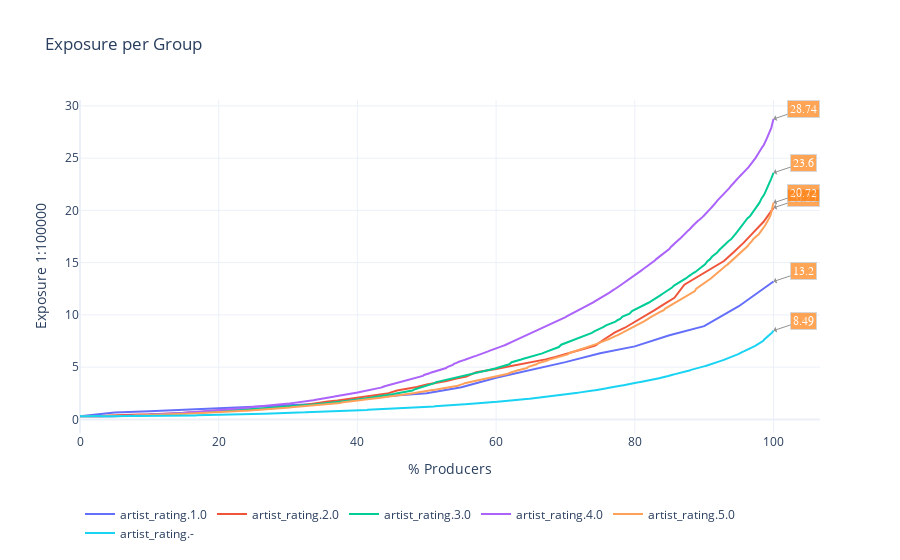

Notebook cell for this chart:
### Code cell
fair_column = 'artist_rating'
ex = recsys_fair.exposure(fair_column)

ex.show(kind='per_group', column=fair_column)

### Figure 1 — Plotly figure (JSON) as saved in the notebook; plotly's stock layout.template omitted (floating-point values rounded to 4 significant figures; data arrays with more than 128 entries replaced by an {"elided": "..."} marker saying what was removed)
{"data": [{"name": "artist_rating.1.0", "type": "scatter", "x": [0, 5, 10, 15, 20, 25, 30, 35, 40, 45, 50, 55, 60, 65, 70, 75, 80, 85, 90, 95, 100], "y": [0.2907, 0.6484, 0.7876, 0.9389, 1.109, 1.226, 1.359, 1.502, 1.886, 2.253, 2.509, 3.076, 3.987, 4.732, 5.48, 6.331, 6.988, 8.049, 8.923, 10.83, 13.2]}, {"name": "artist_rating.2.0", "type": "scatter", "x": [0, 1.429, 2.857, 4.286, 5.714, 7.143, 8.571, 10, 11.43, 12.86, 14.29, 15.71, 17.14, 18.57, 20, 21.43, 22.86, 24.29, 25.71, 27.14, 28.57, 30, 31.43, 32.86, 34.29, 35.71, 37.14, 38.57, 40, 41.43, 42.86, 44.29, 45.71, 47.14, 48.57, 50, 51.43, 52.86, 54.29, 55.71, 57.14, 58.57, 60, 61.43, 62.86, 64.29, 65.71, 67.14, 68.57, 70, 71.43, 72.86, 74.29, 75.71, 77.14, 78.57, 80, 81.43, 82.86, 84.29, 85.71, 87.14, 88.57, 90, 91.43, 92.86, 94.29, 95.71, 97.14, 98.57, 100], "y": [0.3168, 0.3038, 0.2994, 0.3695, 0.4204, 0.4489, 0.4739, 0.4871, 0.5049, 0.5439, 0.5975, 0.6481, 0.6669, 0.8033, 0.8293, 0.8522, 0.8948, 0.9328, 0.9723, 1.045, 1.107, 1.177, 1.295, 1.428, 1.601, 1.709, 1.808, 1.931, 2.053, 2.181, 2.311, 2.469, 2.763, 2.909, 3.104, 3.334, 3.489, 3.677, 3.915, 4.105, 4.519, 4.651, 4.828, 5.012, 5.198, 5.352, 5.51, 5.744, 5.982, 6.22, 6.516, 6.79, 7.069, 7.718, 8.318, 8.77, 9.33, 9.83, 10.46, 11.06, 11.64, 12.89, 13.45, 14.06, 14.63, 15.15, 16.01, 16.91, 17.92, 18.91, 20.25]}, {"name": "artist_rating.3.0", "type": "scatter", "x": {"elided": "295 float values"}, "y": {"elided": "295 float values"}}, {"name": "artist_rating.4.0", "type": "scatter", "x": {"elided": "628 float values"}, "y": {"elided": "628 float values"}}, {"name": "artist_rating.5.0", "type": "scatter", "x": {"elided": "513 float values"}, "y": {"elided": "513 float values"}}, {"name": "artist_rating.-", "type": "scatter", "x": {"elided": "951 float values"}, "y": {"elided": "951 float values"}}], "layout": {"annotations": [{"align": "center", "arrowcolor": "#636363", "arrowhead": 1, "arrowsize": 1, "arrowwidth": 1, "ax": 30, "ay": -10, "bgcolor": "#ff7f0e", "bordercolor": "#c7c7c7", "borderpad": 2, "borderwidth": 1, "font": {"color": "#ffffff", "family": "Courier New, monospace", "size": 12}, "opacity": 0.7, "showarrow": true, "text": "13.2", "x": 100, "xref": "x", "y": 13.2, "yref": "y"}, {"align": "center", "arrowcolor": "#636363", "arrowhead": 1, "arrowsize": 1, "arrowwidth": 1, "ax": 30, "ay": -10, "bgcolor": "#ff7f0e", "bordercolor": "#c7c7c7", "borderpad": 2, "borderwidth": 1, "font": {"color": "#ffffff", "family": "Courier New, monospace", "size": 12}, "opacity": 0.7, "showarrow": true, "text": "20.25", "x": 100, "xref": "x", "y": 20.25, "yref": "y"}, {"align": "center", "arrowcolor": "#636363", "arrowhead": 1, "arrowsize": 1, "arrowwidth": 1, "ax": 30, "ay": -10, "bgcolor": "#ff7f0e", "bordercolor": "#c7c7c7", "borderpad": 2, "borderwidth": 1, "font": {"color": "#ffffff", "family": "Courier New, monospace", "size": 12}, "opacity": 0.7, "showarrow": true, "text": "23.6", "x": 100, "xref": "x", "y": 23.6, "yref": "y"}, {"align": "center", "arrowcolor": "#636363", "arrowhead": 1, "arrowsize": 1, "arrowwidth": 1, "ax": 30, "ay": -10, "bgcolor": "#ff7f0e", "bordercolor": "#c7c7c7", "borderpad": 2, "borderwidth": 1, "font": {"color": "#ffffff", "family": "Courier New, monospace", "size": 12}, "opacity": 0.7, "showarrow": true, "text": "28.74", "x": 100, "xref": "x", "y": 28.74, "yref": "y"}, {"align": "center", "arrowcolor": "#636363", "arrowhead": 1, "arrowsize": 1, "arrowwidth": 1, "ax": 30, "ay": -10, "bgcolor": "#ff7f0e", "bordercolor": "#c7c7c7", "borderpad": 2, "borderwidth": 1, "font": {"color": "#ffffff", "family": "Courier New, monospace", "size": 12}, "opacity": 0.7, "showarrow": true, "text": "20.72", "x": 100, "xref": "x", "y": 20.72, "yref": "y"}, {"align": "center", "arrowcolor": "#636363", "arrowhead": 1, "arrowsize": 1, "arrowwidth": 1, "ax": 30, "ay": -10, "bgcolor": "#ff7f0e", "bordercolor": "#c7c7c7", "borderpad": 2, "borderwidth": 1, "font": {"color": "#ffffff", "family": "Courier New, monospace", "size": 12}, "opacity": 0.7, "showarrow": true, "text": "8.49", "x": 100, "xref": "x", "y": 8.495, "yref": "y"}], "legend": {"orientation": "h", "y": -0.2}, "title": {"text": "Exposure per Group"}, "xaxis": {"title": {"text": "% Producers"}}, "yaxis": {"title": {"text": "Exposure 1:100000"}}}}
